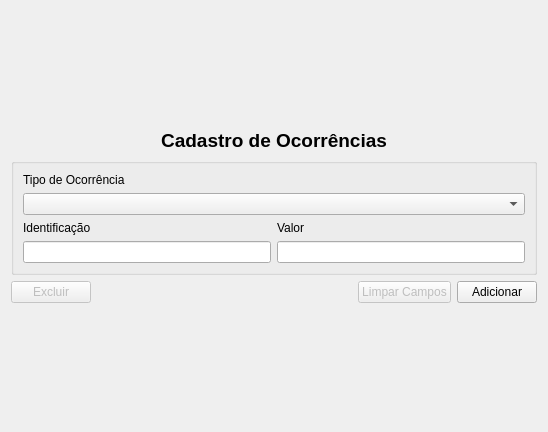
<?xml version="1.0" encoding="UTF-8"?>
<ui version="4.0">
 <class>p_cadastroServico</class>
 <widget class="QWidget" name="p_cadastroServico">
  <property name="geometry">
   <rect>
    <x>0</x>
    <y>0</y>
    <width>548</width>
    <height>432</height>
   </rect>
  </property>
  <property name="windowTitle">
   <string>Cadastro de Ocorrências</string>
  </property>
  <layout class="QVBoxLayout" name="verticalLayout_2">
   <item>
    <layout class="QVBoxLayout" name="verticalLayout">
     <item>
      <layout class="QGridLayout" name="gridLayout">
       <item row="0" column="0">
        <widget class="QLabel" name="label">
         <property name="sizePolicy">
          <sizepolicy hsizetype="Fixed" vsizetype="Fixed">
           <horstretch>0</horstretch>
           <verstretch>0</verstretch>
          </sizepolicy>
         </property>
         <property name="font">
          <font>
           <pointsize>14</pointsize>
           <weight>75</weight>
           <bold>true</bold>
          </font>
         </property>
         <property name="text">
          <string>&lt;html&gt;&lt;head/&gt;&lt;body&gt;&lt;p align=&quot;center&quot;&gt;Cadastro de Ocorrências&lt;/p&gt;&lt;/body&gt;&lt;/html&gt;</string>
         </property>
        </widget>
       </item>
      </layout>
     </item>
     <item>
      <layout class="QVBoxLayout" name="verticalLayout_3">
       <item>
        <widget class="QGroupBox" name="groupBox_3">
         <property name="sizePolicy">
          <sizepolicy hsizetype="Preferred" vsizetype="Fixed">
           <horstretch>0</horstretch>
           <verstretch>0</verstretch>
          </sizepolicy>
         </property>
         <property name="title">
          <string/>
         </property>
         <layout class="QVBoxLayout" name="verticalLayout_5">
          <item>
           <widget class="QLabel" name="label_3">
            <property name="text">
             <string>Tipo de Ocorrência</string>
            </property>
           </widget>
          </item>
          <item>
           <widget class="QComboBox" name="comboTipo"/>
          </item>
          <item>
           <layout class="QGridLayout" name="gridLayout_3">
            <item row="2" column="1">
             <widget class="QLabel" name="label_4">
              <property name="text">
               <string>Valor</string>
              </property>
             </widget>
            </item>
            <item row="3" column="0">
             <widget class="QLineEdit" name="campIdent"/>
            </item>
            <item row="3" column="1">
             <widget class="QLineEdit" name="campValor"/>
            </item>
            <item row="2" column="0">
             <widget class="QLabel" name="label_2">
              <property name="text">
               <string>Identificação</string>
              </property>
             </widget>
            </item>
           </layout>
          </item>
         </layout>
        </widget>
       </item>
       <item>
        <layout class="QGridLayout" name="gridLayout_6">
         <property name="spacing">
          <number>6</number>
         </property>
         <item row="0" column="2">
          <widget class="QPushButton" name="b_limpar">
           <property name="enabled">
            <bool>false</bool>
           </property>
           <property name="text">
            <string>Limpar Campos</string>
           </property>
          </widget>
         </item>
         <item row="0" column="3">
          <widget class="QPushButton" name="b_novo">
           <property name="text">
            <string>Adicionar</string>
           </property>
          </widget>
         </item>
         <item row="0" column="1">
          <spacer name="horizontalSpacer">
           <property name="orientation">
            <enum>Qt::Horizontal</enum>
           </property>
           <property name="sizeHint" stdset="0">
            <size>
             <width>40</width>
             <height>20</height>
            </size>
           </property>
          </spacer>
         </item>
         <item row="0" column="0">
          <widget class="QPushButton" name="b_excluir">
           <property name="enabled">
            <bool>false</bool>
           </property>
           <property name="text">
            <string>Excluir</string>
           </property>
          </widget>
         </item>
        </layout>
       </item>
      </layout>
     </item>
    </layout>
   </item>
  </layout>
 </widget>
 <tabstops>
  <tabstop>b_novo</tabstop>
  <tabstop>b_limpar</tabstop>
  <tabstop>b_excluir</tabstop>
 </tabstops>
 <resources/>
 <connections/>
</ui>
